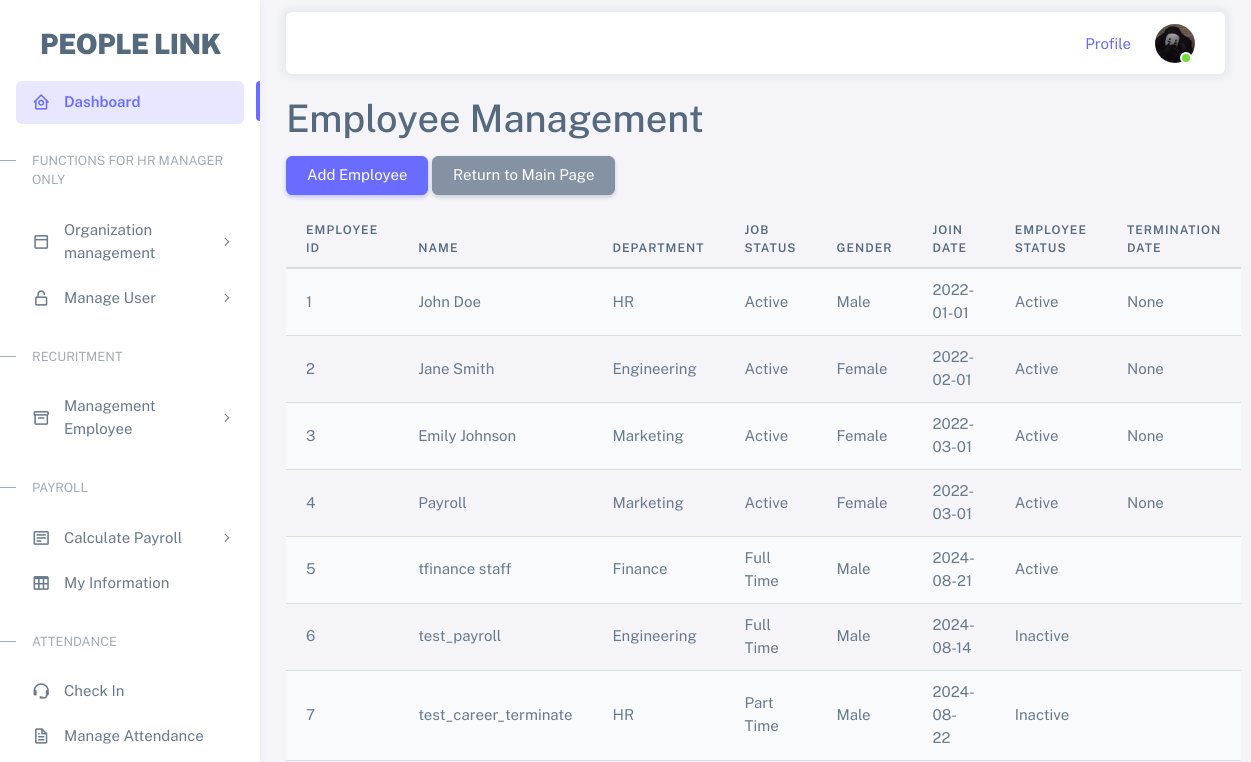
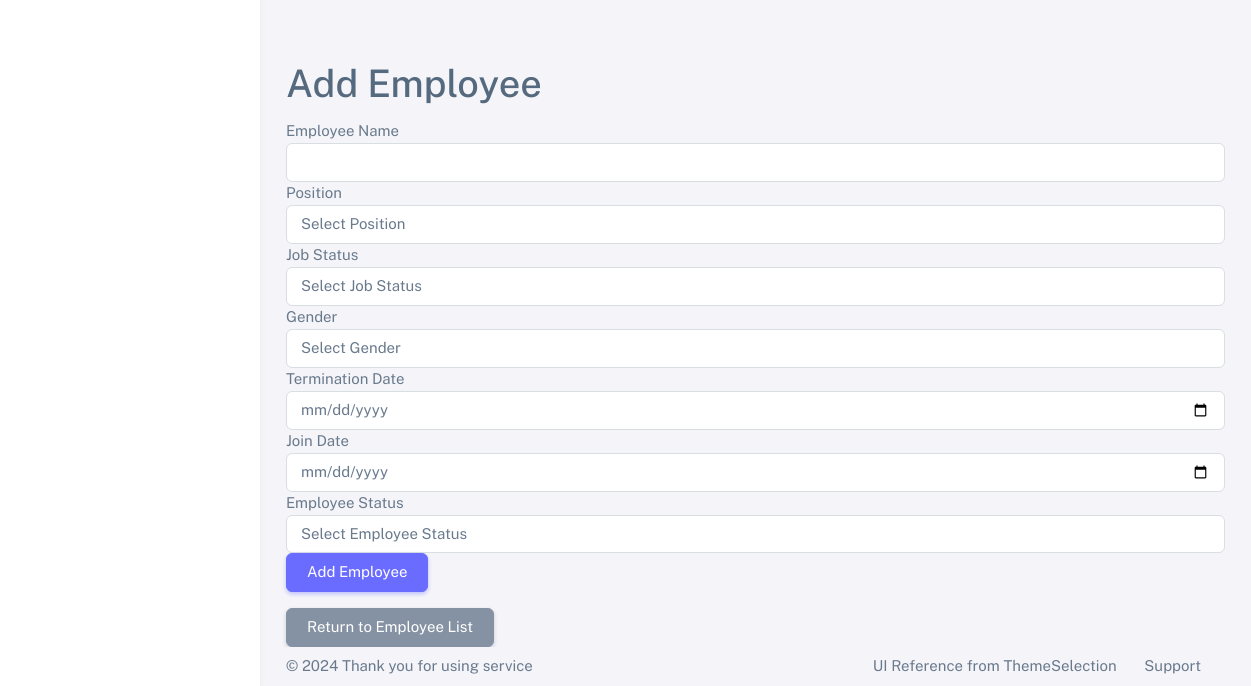
The page /add_employee (signed in) on the database as committed earlier (2 pictures, top to bottom).
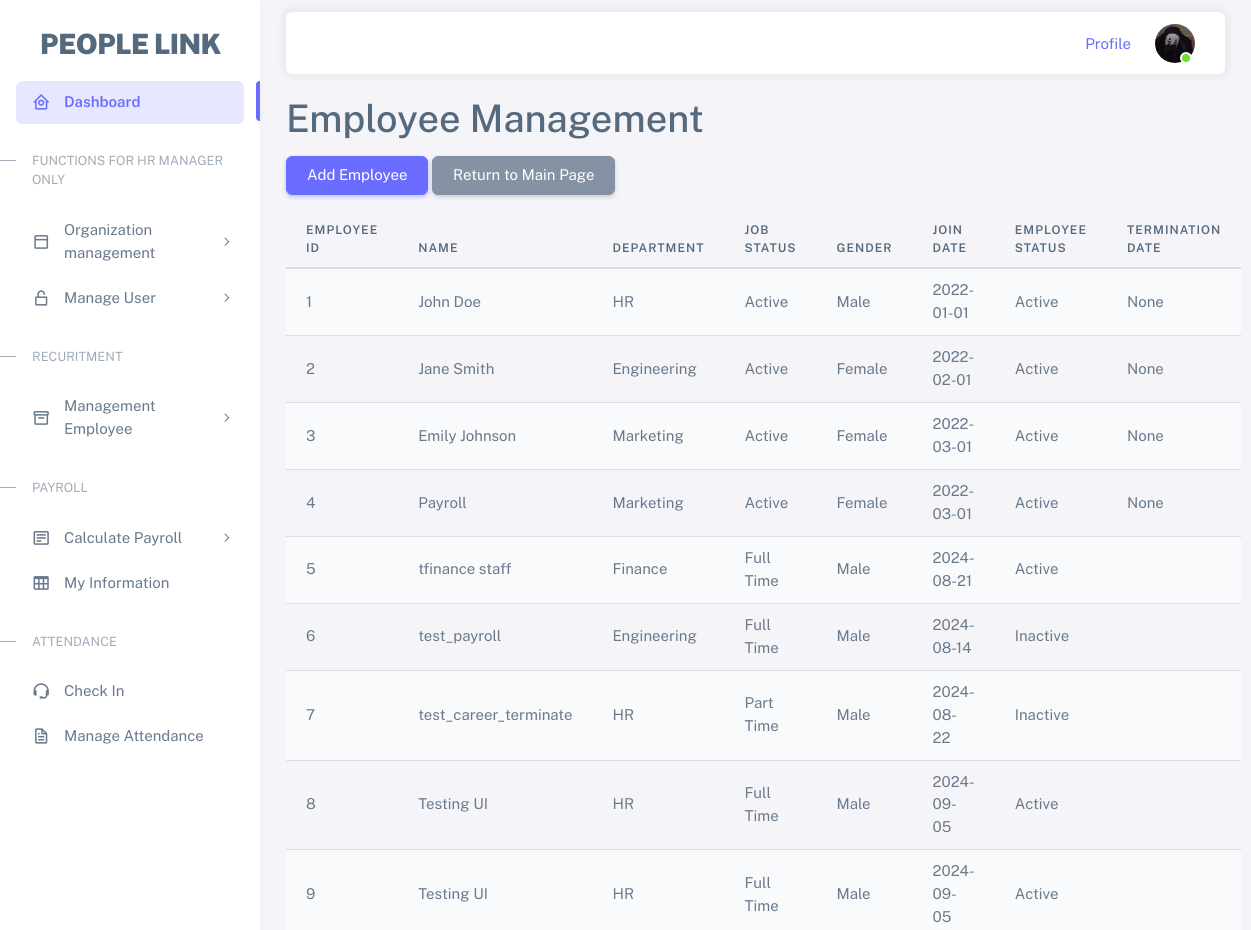
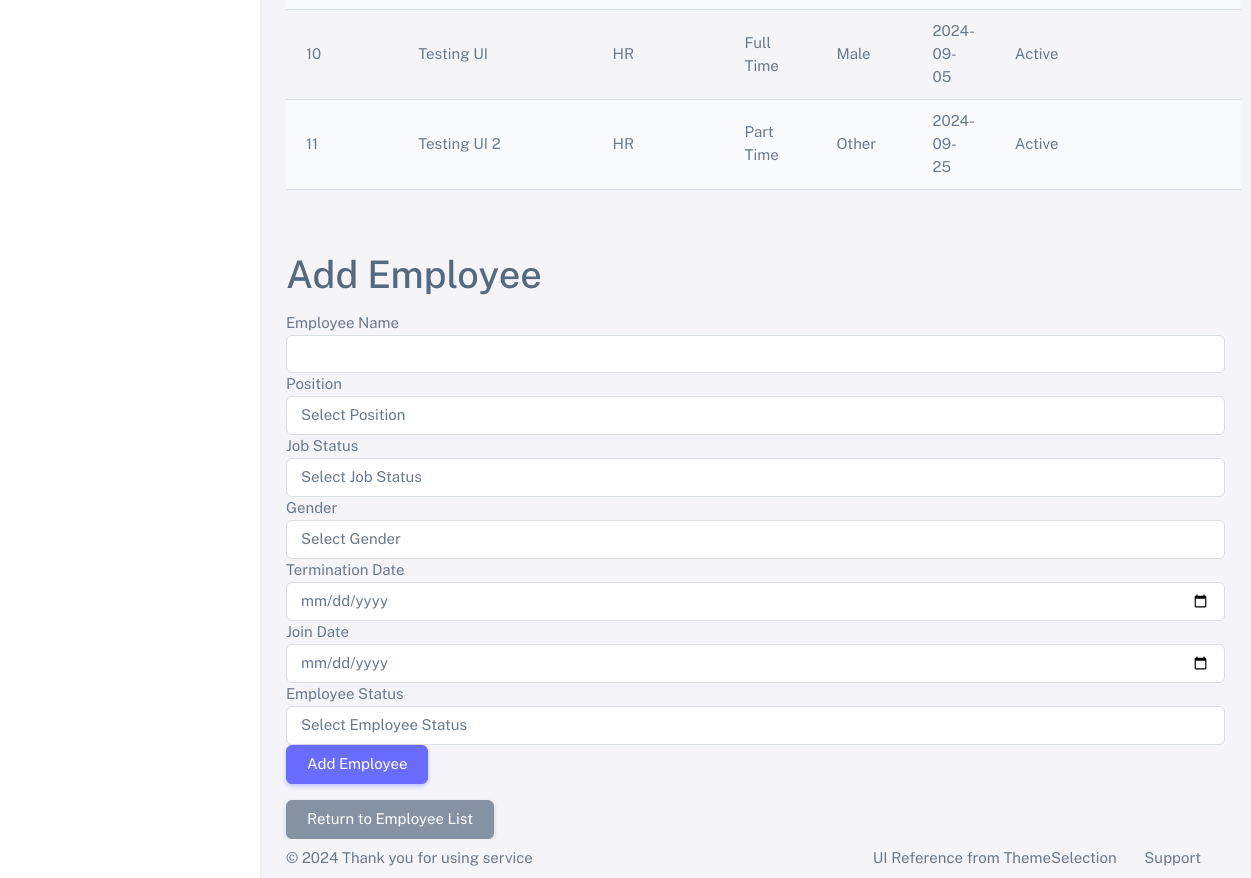
The same page on the database as committed later (2 pictures, top to bottom).
### tables this page shows
CREATE TABLE employee (
        emp_id INTEGER PRIMARY KEY AUTOINCREMENT,
        emp_name TEXT NOT NULL,
        department TEXT NOT NULL,
        job_status TEXT NOT NULL,
        gender TEXT NOT NULL,
        termination_date DATE,
        employee_status TEXT NOT NULL,
        join_date DATE NOT NULL,
        pos_id INTEGER NOT NULL,
        FOREIGN KEY (pos_id) REFERENCES position (pos_id)
    );

CREATE TABLE department (
        dept_id INTEGER PRIMARY KEY AUTOINCREMENT,
        name TEXT NOT NULL UNIQUE
    );

### app.py (the view, shortened to what this page needs)
@app.route('/add_employee', methods=['GET', 'POST'])
def add_employee():
    if 'role' not in session:
        return redirect(url_for('login'))
    conn = get_db()
    cursor = conn.cursor()
    if session['role'] == 'staff':
        emp_id = session.get('emp_id')  # Assuming emp_id is stored in the session
        cursor.execute('''
            SELECT e.emp_id, e.emp_name, p.position_name, e.job_status, e.gender, e.termination_date, e.employee_status, e.join_date, d.name AS department_name
            FROM employee e
            JOIN position p ON e.pos_id = p.pos_id
            JOIN department d ON p.dept_id = d.dept_id
            WHERE e.emp_id = ?
        ''', (emp_id,))
    else:
        cursor.execute('''
            SELECT e.emp_id, e.emp_name, p.position_name, e.job_status, e.gender, e.termination_date, e.employee_status, e.join_date, d.name AS department_name
            FROM employee e
            JOIN position p ON e.pos_id = p.pos_id
            JOIN department d ON p.dept_id = d.dept_id
        ''')
    employees = cursor.fetchall()
    conn = get_db()
    cursor = conn.cursor()
    cursor.execute('SELECT pos_id, position_name FROM position')
    positions = cursor.fetchall()
    conn.close()
    return render_template('add_employee.html', positions=positions, employees=employees)

### app.py (called while the page is built)
def get_db():
    conn = sqlite3.connect('hrm.db')
    conn.row_factory = sqlite3.Row
    return conn

### templates/add_employee.html (shortened to what this page needs)
{% extends "base.html" %}
{% block content %}
<div class="container mt-4">
    <h1>Employee Management</h1>
    {% if session['role'] == 'manager' or session['role'] == 'recruit_admin' %}
        <a class="btn btn-primary mb-3" href="{{ url_for('add_employee') }}">Add Employee</a>
    {% endif %}
    <a class="btn btn-secondary mb-3" href="{{ url_for('index') }}">Return to Main Page</a>
    <table class="table table-striped">
        <thead>
            <tr>
                <th>Employee ID</th>
                <th>Name</th>
                <th>Department</th>
                <th>Job Status</th>
                <th>Gender</th>
                <th>Join Date</th>
                <th>Employee Status</th>
                <th>Termination Date</th>
            </tr>
        </thead>
        <tbody>
            {% for employee in employees %}
            <tr>
                <td>{{ employee.emp_id }}</td>
                <td>{{ employee.emp_name }}</td>
                <td>{{ employee.department_name }}</td>
                <td>{{ employee.job_status }}</td>
                <td>{{ employee.gender }}</td>
                <td>{{ employee.join_date }}</td>
                <td>{{ employee.employee_status }}</td>
                <td>{{ employee.termination_date }}</td>
            </tr>
            {% endfor %}
        </tbody>
    </table>
</div>
<div class="container mt-5">
        <h1>Add Employee</h1>
        <form method="POST" action="{{ url_for('add_employee') }}">
            <div class="form-group">
                <label for="emp_name">Employee Name</label>
                <input type="text" class="form-control" id="emp_name" name="emp_name" required>
            </div>
            <div class="form-group">
                <label for="position">Position</label>
                <select class="form-control" id="position" name="position" required>
                    <option value="" disabled selected>Select Position</option>
                </select>
            </div>
            <div class="form-group">
                <label for="job_status">Job Status</label>
                <select class="form-control" id="job_status" name="job_status" required>
                    <option value="" disabled selected>Select Job Status</option>
                </select>
            </div>
            <div class="form-group">
                <label for="gender">Gender</label>
                <select class="form-control" id="gender" name="gender" required>
                    <option value="" disabled selected>Select Gender</option>
                </select>
            </div>
            <div class="form-group">
                <label for="termination_date">Termination Date</label>
                <input type="date" class="form-control" id="termination_date" name="termination_date">
            </div>
            <div class="form-group">
                <label for="join_date">Join Date</label>
                <input type="date" class="form-control" id="join_date" name="join_date" required>
            </div>
            <div class="form-group">
                <label for="employee_status">Employee Status</label>
                <select class="form-control" id="employee_status" name="employee_status" required>
                    <option value="" disabled selected>Select Employee Status</option>
                </select>
            </div>
            <button type="submit" class="btn btn-primary">Add Employee</button>
        </form>
        <a class="btn btn-secondary mt-3" href="{{ url_for('index') }}">Return to Employee List</a>
    </div>
    {% endblock %}

Rows that differ between the two databases and show on the page:
added employee: emp_id "8", emp_name "Testing UI", department_name "HR", job_status "Full Time", gender "Male", join_date "2024-09-05", employee_status "Active"
added employee: emp_id "9", emp_name "Testing UI", department_name "HR", job_status "Full Time", gender "Male", join_date "2024-09-05", employee_status "Active"
added employee: emp_id "10", emp_name "Testing UI", department_name "HR", job_status "Full Time", gender "Male", join_date "2024-09-05", employee_status "Active"
added employee: emp_id "11", emp_name "Testing UI 2", department_name "HR", job_status "Part Time", gender "Other", join_date "2024-09-25", employee_status "Active"
